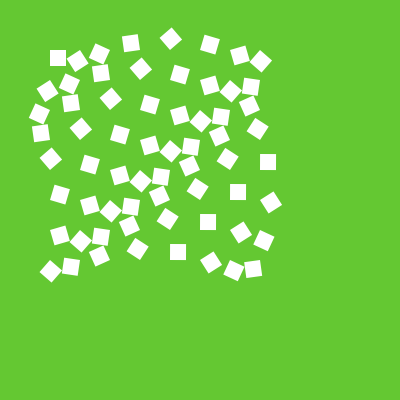
Frame 1 (no input)
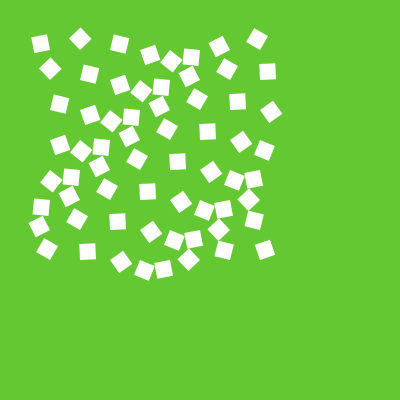
Frame 60 (the mouse pressed at the canvas centre just before this capture)
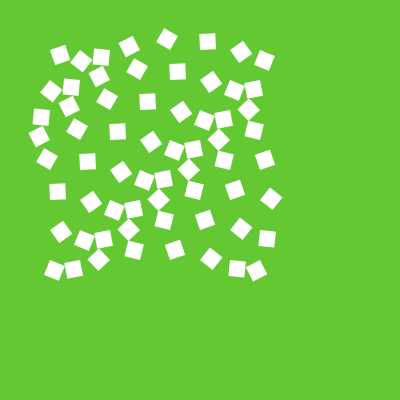
Frame 120 (the mouse held since frame 60 and released just before this capture)

The Processing sketch that drew these frames (run headless with seeded random() and noise(); from frame 60 on, the mouse is pressed at the canvas centre):

// Processing sketch: wavyRectangles
// ── wavyRectangles.pde
void setup() {
  size(400, 400);
  noStroke();
  background(100, 200, 50);
}

float x = 0;
float y = 0;
float rot = 0;
void draw() {
  x = 0;
  background(100, 200, 50);
  while (x < 8) {
    y = 0;
    while (y < 8) {
      draw_rotating_rectangle(50+x*30, 50+y*30, 16, rot+x+y);
      y++;
    }
    x++;
  }
  rot += 0.05;
}

void draw_rotating_rectangle(float x, float y, float rect_size, float r) {
  translate(x, y);
  rotate(r);
  rect(0, 0, rect_size, rect_size);
  resetMatrix();
}
